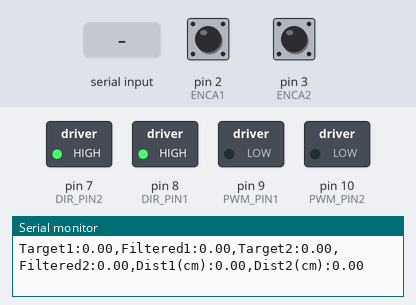
The sketch below on a simulated Arduino Uno, built with avr-gcc and run on an emulated ATmega328P. Parts: switched loads named in the sketch (green lamp = pin HIGH), the last lines printed to the serial monitor. Inputs (shaded band) come from the test bench; at power-on: pin 2 (ENCA1) HIGH, pin 3 (ENCA2) HIGH.

Above: at 2.2 s.
2.3 s: "90,45\n" received over Serial
At 2.55 s:
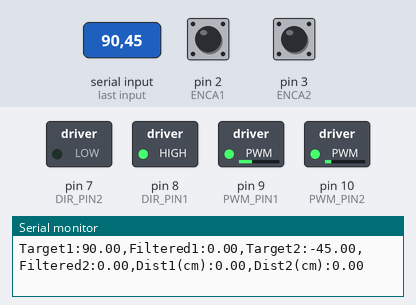
At 5.1 s:
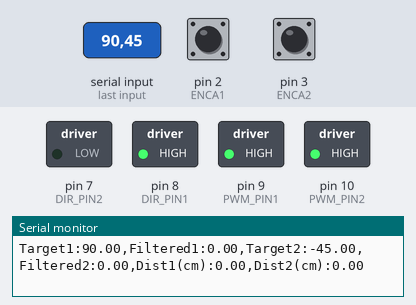
5.3 s: "1,90\n" received over Serial
At 5.45 s:
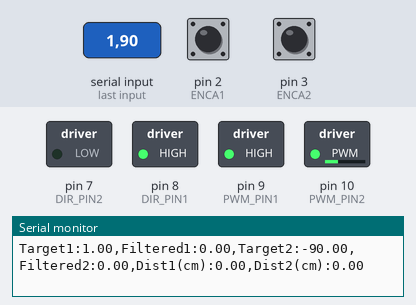
Timing chart, 0 to 8.3 s (numbered marks = the images above; inputs shaded):
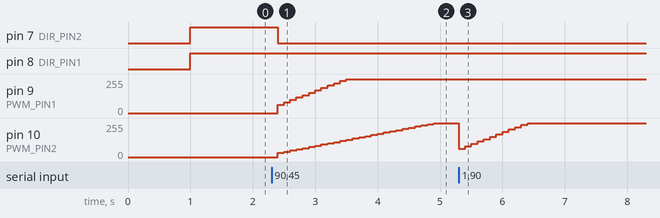

Measured:
- after the input at 2.3 s, pin 7 (DIR_PIN2): HIGH → LOW after 0.10 s; pin 9 (PWM_PIN1): moves from 0/255 to 255/255 over 1.1 s, starting after 0.10 s; pin 10 (PWM_PIN2): moves from 0/255 to 255/255 over 2.5 s, starting after 0.10 s
- after the input at 5.3 s, pin 10 (PWM_PIN2): 255/255 → 63/255 at once, → 81/255 0.10 s later, → 99/255 0.10 s later, → 117/255 0.10 s later, … (12 changes in this stretch)

The sketch:

PID_with_odometry.ino
```cpp
#include <util/atomic.h>

// Motor 1 pins
#define ENCA1 2
#define ENCB1 4
#define PWM_PIN1 9
#define DIR_PIN1 8

// Motor 2 pins
#define ENCA2 3
#define ENCB2 5
#define PWM_PIN2 10
#define DIR_PIN2 7

// Calibrated counts per revolution
const float COUNTS_PER_REVOLUTION = 349.2;

// Wheel diameter in cm
const float WHEEL_DIAMETER_CM = 18.6;
const float WHEEL_CIRCUMFERENCE_CM = WHEEL_DIAMETER_CM * 3.14159265359;

// Motor 1 variables
volatile long encoderCount1 = 0;
long prevEncoderCount1 = 0;
float rpmFiltered1 = 0;
float rpmPrev1 = 0;
float eintegral1 = 0;
float eprev1 = 0;
float distanceCm1 = 0;  // Distance traveled in cm

// Motor 2 variables
volatile long encoderCount2 = 0;
long prevEncoderCount2 = 0;
float rpmFiltered2 = 0;
float rpmPrev2 = 0;
float eintegral2 = 0;
float eprev2 = 0;
float distanceCm2 = 0;  // Distance traveled in cm

// Target settings (configurable outside loop)
float targetRpm1 = 0;
float targetRpm2 = 0;
int targetDir1 = 1;  // 1=forward, 0=backward
int targetDir2 = 1;  // 1=forward, 0=backward

void onEncoderA1() {
  // Determine direction and increment/decrement count for motor 1
  if (digitalRead(ENCA1) == digitalRead(ENCB1)) {
    encoderCount1++;
  } else {
    encoderCount1--;
  }
}

void onEncoderA2() {
  // Determine direction and increment/decrement count for motor 2
  if (digitalRead(ENCA2) == digitalRead(ENCB2)) {
    encoderCount2++;
  } else {
    encoderCount2--;
  }
}

void setup() {
  Serial.begin(115200);

  // Set pin modes for Motor 1
  pinMode(PWM_PIN1, OUTPUT);
  pinMode(DIR_PIN1, OUTPUT);
  pinMode(ENCA1, INPUT_PULLUP);
  pinMode(ENCB1, INPUT_PULLUP);

  // Set pin modes for Motor 2
  pinMode(PWM_PIN2, OUTPUT);
  pinMode(DIR_PIN2, OUTPUT);
  pinMode(ENCA2, INPUT_PULLUP);
  pinMode(ENCB2, INPUT_PULLUP);

  // Immediately set both motors to 0
  digitalWrite(DIR_PIN1, LOW);
  analogWrite(PWM_PIN1, 0);
  digitalWrite(DIR_PIN2, LOW);
  analogWrite(PWM_PIN2, 0);

  delay(1000);  // Wait to ensure motors are fully stopped

  attachInterrupt(digitalPinToInterrupt(ENCA1), onEncoderA1, CHANGE);
  attachInterrupt(digitalPinToInterrupt(ENCA2), onEncoderA2, CHANGE);

  Serial.println("Arduino Ready");
}

void checkSerialCommands() {
  // Check if data is available from Raspberry Pi
  if (Serial.available() > 0) {
    String input = Serial.readStringUntil('\n');
    input.trim();

    // Parse the two RPM values separated by comma
    int commaIndex = input.indexOf(',');
    if (commaIndex > 0) {
      float rpm1 = input.substring(0, commaIndex).toFloat();
      float rpm2 = input.substring(commaIndex + 1).toFloat();

      // Reset PID integral terms when stopping or changing direction
      if ((rpm1 == 0 && targetRpm1 != 0) || (rpm1 * targetRpm1 < 0)) {
        eintegral1 = 0;
      }
      if ((rpm2 == 0 && targetRpm2 != 0) || (rpm2 * targetRpm2 < 0)) {
        eintegral2 = 0;
      }

      // Update target RPM values
      targetRpm1 = rpm1;
      targetRpm2 = -rpm2;  // Invert the sign of motor 2's target RPM

      // Send back the current distances
      Serial.print(distanceCm1, 2);
      Serial.print(",");
      Serial.println(distanceCm2, 2);
    }
  }
}

void loop() {
  // Check for incoming serial commands from Raspberry Pi
  checkSerialCommands();

  // PID constants (same for both motors)
  float kp = 0.5;
  float ki = 2.0;
  float kd = 0.001;

  static unsigned long lastPrint = 0;
  unsigned long now = millis();

  if (now - lastPrint >= 100) {
    lastPrint = now;

    // ========== Motor 1 Control ==========
    long currentCount1;
    ATOMIC_BLOCK(ATOMIC_RESTORESTATE) {
      currentCount1 = encoderCount1;
    }

    // Calculate RPM for motor 1
    long deltaCount1 = currentCount1 - prevEncoderCount1;
    float deltaTime = 0.1;  // 100ms = 0.1s
    float rpm1 = (deltaCount1 / deltaTime) / COUNTS_PER_REVOLUTION * 60.0;
    prevEncoderCount1 = currentCount1;

    // Apply low-pass filter
    float v2Filt1 = 0.854 * rpm1 + 0.0728 * rpm1 + 0.0728 * rpmPrev1;
    rpmPrev1 = rpm1;

    // Apply exponential smoothing filter
    float alpha = 0.3;
    rpmFiltered1 = alpha * v2Filt1 + (1 - alpha) * rpmFiltered1;

    // PID control for motor 1
    float e1 = targetRpm1 - rpmFiltered1;
    eintegral1 += e1 * 0.1;
    float dedt1 = (e1 - eprev1) / 0.1;
    float u1 = kp*e1 + ki*eintegral1 + kd*dedt1;
    eprev1 = e1;

    // Determine direction and PWM for motor 1
    int dir1;
    if (u1 < 0) {
      dir1 = !targetDir1;  // Reverse if control is negative
    } else {
      dir1 = targetDir1;
    }

    int pwmVal1 = (int)fabs(u1);
    if (pwmVal1 > 255) pwmVal1 = 255;
    setMotor(dir1, pwmVal1, PWM_PIN1, DIR_PIN1);

    // Calculate distance traveled for motor 1
    float revolutions1 = currentCount1 / COUNTS_PER_REVOLUTION;
    distanceCm1 = revolutions1 * WHEEL_CIRCUMFERENCE_CM;

    // ========== Motor 2 Control ==========
    long currentCount2;
    ATOMIC_BLOCK(ATOMIC_RESTORESTATE) {
      currentCount2 = encoderCount2;
    }

    // Calculate RPM for motor 2
    long deltaCount2 = currentCount2 - prevEncoderCount2;
    float rpm2 = (deltaCount2 / deltaTime) / COUNTS_PER_REVOLUTION * 60.0;
    prevEncoderCount2 = currentCount2;

    // Apply low-pass filter
    float v2Filt2 = 0.854 * rpm2 + 0.0728 * rpm2 + 0.0728 * rpmPrev2;
    rpmPrev2 = rpm2;

    // Apply exponential smoothing filter
    rpmFiltered2 = alpha * v2Filt2 + (1 - alpha) * rpmFiltered2;

    // PID control for motor 2
    float e2 = targetRpm2 - rpmFiltered2;
    eintegral2 += e2 * 0.1;
    float dedt2 = (e2 - eprev2) / 0.1;
    float u2 = kp*e2 + ki*eintegral2 + kd*dedt2;
    eprev2 = e2;

    // Determine direction and PWM for motor 2
    int dir2;
    if (u2 < 0) {
      dir2 = !targetDir2;  // Reverse if control is negative
    } else {
      dir2 = targetDir2;
    }

    int pwmVal2 = (int)fabs(u2);
    if (pwmVal2 > 255) pwmVal2 = 255;
    setMotor(dir2, pwmVal2, PWM_PIN2, DIR_PIN2);

    // Calculate distance traveled for motor 2
    float revolutions2 = currentCount2 / COUNTS_PER_REVOLUTION;
    distanceCm2 = revolutions2 * WHEEL_CIRCUMFERENCE_CM;

    // Output for Serial Plotter and Monitor
    Serial.print("Target1:");
    Serial.print(targetRpm1, 2);
    Serial.print(",Filtered1:");
    Serial.print(rpmFiltered1, 2);
    Serial.print(",Target2:");
    Serial.print(targetRpm2, 2);
    Serial.print(",Filtered2:");
    Serial.print(rpmFiltered2, 2);
    Serial.print(",Dist1(cm):");
    Serial.print(distanceCm1, 2);
    Serial.print(",Dist2(cm):");
    Serial.println(distanceCm2, 2);
  }
}

void setMotor(int dir, int pwmVal, int pwm, int dirPin) {
  digitalWrite(dirPin, dir);
  analogWrite(pwm, pwmVal);
}
```
